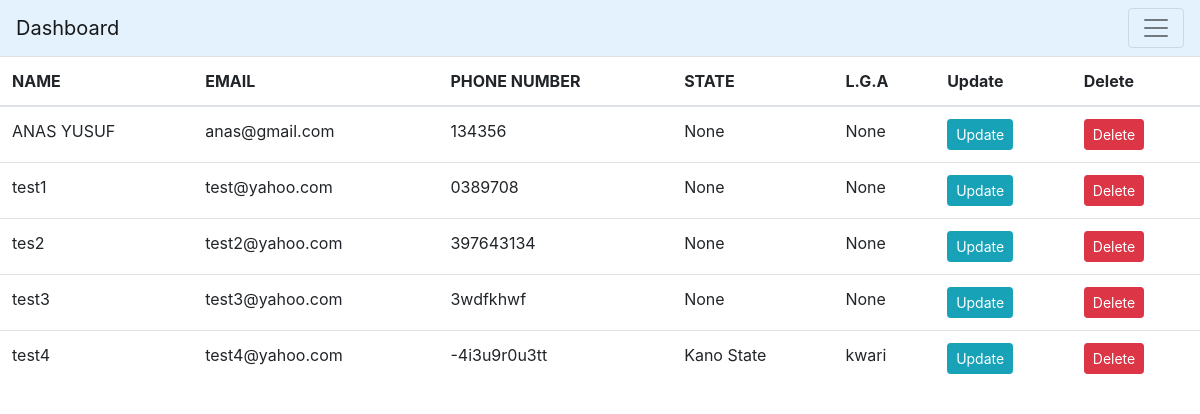
Before: /customers/ with the older database file.
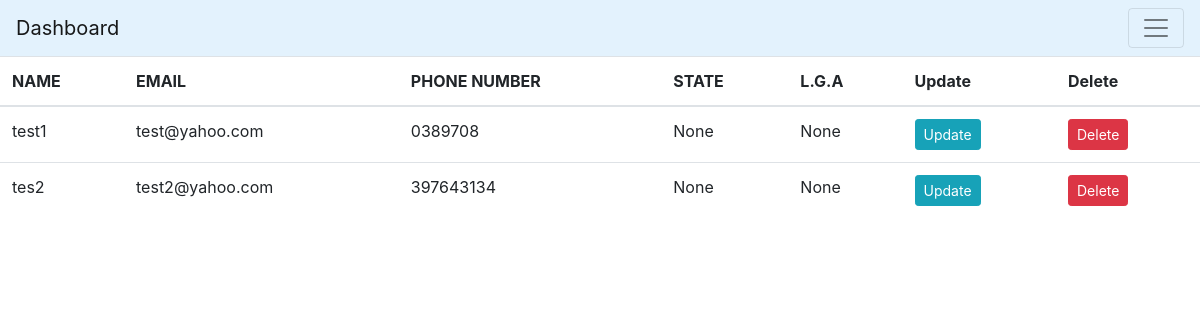
After: the same page with the newer database file.
### customers/models.py (models this page shows, shortened)
class Customers(models.Model):
    name = models.CharField(max_length=200,null=True)
    email = models.CharField(max_length=150,null=True)
    phone_number = models.CharField(max_length=20,null=True)
    state = models.CharField(max_length=20,null=True)
    lga = models.CharField(max_length=40, null=True)
    address = models.CharField(max_length=400,null=True)
    date_created = models.DateTimeField(auto_now_add=True, null=True)

### customers/views.py (the view)
# urls.py: path('',include('customers.urls')),
def customers(request):
    customers = Customers.objects.all()
    context = {'customers':customers }
    return render(request,'customers/customers.html',context)

### customers/templates/customers/customers.html
{%  extends 'customers/main.html' %}
{% block content%}
{% include 'customers/navbar.html'%}
<table class="table">
    <thead>
    <tr>
        <th scope="col">NAME</th>
        <th scope="col">EMAIL</th>
        <th scope="col">PHONE NUMBER</th>
        <th scope="col">STATE</th>
        <th scope="col">L.G.A</th>
        <th scope="col">Update</th>
        <th scope="col">Delete</th>
    </tr>
    </thead>
    <tbody>
    {% for customer in customers %}
    <tr>
        <td>{{ customer.name}}</td>
        <td>{{ customer.email}}</td>
        <td>{{ customer.phone_number}}</td>
        <td>{{ customer.state}}</td>
        <td>{{ customer.lga}}</td>
        <td><a class="btn btn-sm btn-info" href="{% url 'updateCustomer' customer.id %}">Update</a></td>
        <td><a class="btn btn-sm btn-danger" href="{% url 'deleteCustomer' pk=customer.id %}">Delete</a></td>
    </tr>
    {% endfor %}
    </tbody>
</table>
{% endblock %}

### customers/templates/customers/main.html (shortened to what this page needs)
<!DOCTYPE html>
<html lang="en">
<head>
    <link rel="stylesheet" href="https://stackpath.bootstrapcdn.com/bootstrap/4.5.2/css/bootstrap.min.css">
</head>
<body>
{% block content%}
{% endblock %}
</body>
</html>

### customers/templates/customers/navbar.html (shortened to what this page needs)
<nav class="navbar navbar-light" style="background-color: #e3f2fd;">
  <a class="navbar-brand" href="{% url 'dashboard'%}">Dashboard</a>
  <button class="navbar-toggler" type="button" data-toggle="collapse" data-target="#navbarNav" aria-controls="navbarNav" aria-expanded="false" aria-label="Toggle navigation">
    <span class="navbar-toggler-icon"></span>
  </button>
</nav>

Changed rows visible on the page:
removed Customers: name "ANAS YUSUF", email "anas@gmail.com", phone_number "134356", state "None", lga "None"
removed Customers: name "test3", email "test3@yahoo.com", phone_number "3wdfkhwf", state "None", lga "None"
removed Customers: name "test4", email "test4@yahoo.com", phone_number "-4i3u9r0u3tt", state "Kano State", lga "kwari"
